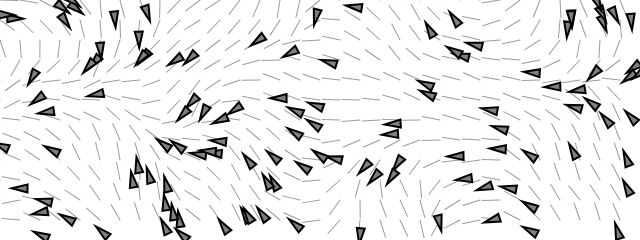
Frame 1 (no input)
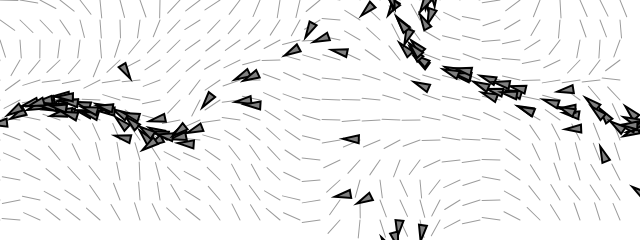
Frame 60 (no input)
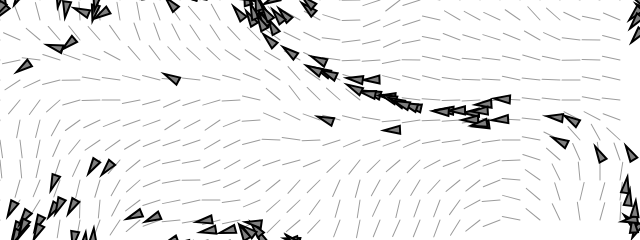
Frame 120 (the mouse pressed at the canvas centre since frame 60)

The p5.js sketch that drew these frames (run headless with seeded random() and noise() and a simulated clock; from frame 60 on, the mouse is pressed at the canvas centre):

// p5.js sketch
// ── sketch.js
// The Nature of Code
// Daniel Shiffman
// http://natureofcode.com

// Flow Field Following
// Via Reynolds: http://www.red3d.com/cwr/steer/FlowFollow.html

// Using this variable to decide whether to draw all the stuff
let debug = true;

// Flowfield object
let flowfield;
// An ArrayList of vehicles
let vehicles = [];

function setup() {
  createP(
    "Hit space bar to toggle debugging lines.<br>Click the mouse to generate a new flow field."
  );

  createCanvas(640, 240);
  // Make a new flow field with "resolution" of 16
  flowfield = new FlowField(20);
  // Make a whole bunch of vehicles with random maxspeed and maxforce values
  for (let i = 0; i < 120; i++) {
    vehicles.push(
      new Vehicle(random(width), random(height), random(2, 5), random(0.1, 0.5))
    );
  }
}

function draw() {
  background(255);
  // Display the flowfield in "debug" mode
  if (debug) flowfield.show();
  // Tell all the vehicles to follow the flow field
  for (let i = 0; i < vehicles.length; i++) {
    vehicles[i].follow(flowfield);
    vehicles[i].run();
  }
}

function keyPressed() {
  if (key == " ") {
    debug = !debug;
  }
}

// Make a new flowfield
function mousePressed() {
  flowfield.init();
}

// ── flowfield.js
// The Nature of Code
// Daniel Shiffman
// http://natureofcode.com

// Flow Field Following

class FlowField {
  constructor(r) {
    this.resolution = r;
    //{!2} Determine the number of columns and rows.
    this.cols = width / this.resolution;
    this.rows = height / this.resolution;
    //{!1} A flow field is a two-dimensional array of vectors. The example includes as separate function to create that array
    this.field = new Array(this.cols);
    for (let i = 0; i < this.cols; i++) {
      this.field[i] = new Array(this.rows);
    }
    this.init();
  }

  // The init() function to fill our 2D array
  init() {
    // Reseed noise for a new flow field every time
    noiseSeed(random(10000));
    let xoff = 0;
    for (let i = 0; i < this.cols; i++) {
      let yoff = 0;
      for (let j = 0; j < this.rows; j++) {
        //{.code-wide} In this example, use Perlin noise to create the vectors.
        let angle = map(noise(xoff, yoff), 0, 1, 0, TWO_PI);
        this.field[i][j] = p5.Vector.fromAngle(angle);
        yoff += 0.1;
      }
      xoff += 0.1;
    }
  }

  // Draw every vector
  show() {
    for (let i = 0; i < this.cols; i++) {
      for (let j = 0; j < this.rows; j++) {
        drawVector(
          this.field[i][j],
          i * this.resolution,
          j * this.resolution,
          this.resolution - 2
        );
      }
    }
  }

  //{.code-wide} A function to return a p5.Vector based on a position
  lookup(lookup) {
    let column = constrain(floor(lookup.x / this.resolution), 0, this.cols - 1);
    let row = constrain(floor(lookup.y / this.resolution), 0, this.rows - 1);
    return this.field[column][row].copy();
  }
}

// Renders a vector 'v' as an arrow at a location 'x,y'
function drawVector(v, x, y, scayl) {
  push();
  let arrowsize = 4;
  // Translate to location to render vector
  translate(x, y);
  strokeWeight(1);
  stroke(0, 100);
  // Call vector heading function to get direction (note that pointing to the right is a heading of 0) and rotate
  rotate(v.heading());
  // Calculate length of vector & scale it to be bigger or smaller if necessary
  let len = v.mag() * scayl;
  // Draw three lines to make an arrow (draw pointing up since we've rotate to the proper direction)
  line(0, 0, len, 0);
  //line(len,0,len-arrowsize,+arrowsize/2);
  //line(len,0,len-arrowsize,-arrowsize/2);
  pop();
}

// ── vehicle.js
// The Nature of Code
// Daniel Shiffman
// http://natureofcode.com

// The "Vehicle" class

class Vehicle {
  constructor(x, y, ms, mf) {
    this.position = createVector(x, y);
    this.acceleration = createVector(0, 0);
    this.velocity = createVector(0, 0);
    this.r = 4;
    this.maxspeed = ms || 4;
    this.maxforce = mf || 0.1;
  }

  run() {
    this.update();
    this.borders();
    this.show();
  }

  // Implementing Reynolds' flow field following algorithm
  // http://www.red3d.com/cwr/steer/FlowFollow.html
  follow(flow) {
    // What is the vector at that spot in the flow field?
    let desired = flow.lookup(this.position);
    // Scale it up by maxspeed
    desired.mult(this.maxspeed);
    // Steering is desired minus velocity
    let steer = p5.Vector.sub(desired, this.velocity);
    steer.limit(this.maxforce); // Limit to maximum steering force
    this.applyForce(steer);
  }

  applyForce(force) {
    // We could add mass here if we want A = F / M
    this.acceleration.add(force);
  }

  // Method to update location
  update() {
    // Update velocity
    this.velocity.add(this.acceleration);
    // Limit speed
    this.velocity.limit(this.maxspeed);
    this.position.add(this.velocity);
    // Reset accelerationelertion to 0 each cycle
    this.acceleration.mult(0);
  }

  // Wraparound
  borders() {
    if (this.position.x < -this.r) this.position.x = width + this.r;
    if (this.position.y < -this.r) this.position.y = height + this.r;
    if (this.position.x > width + this.r) this.position.x = -this.r;
    if (this.position.y > height + this.r) this.position.y = -this.r;
  }

  show() {
    // Draw a triangle rotated in the direction of velocity
    let theta = this.velocity.heading() + PI / 2;
    fill(127);
    stroke(0);
    strokeWeight(2);
    push();
    translate(this.position.x, this.position.y);
    rotate(theta);
    beginShape();
    vertex(0, -this.r * 2);
    vertex(-this.r, this.r * 2);
    vertex(this.r, this.r * 2);
    endShape(CLOSE);
    pop();
  }
}
